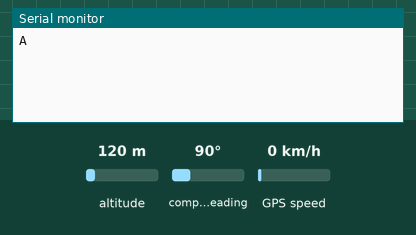
The sketch below on a simulated Arduino Uno, built with avr-gcc and run on an emulated ATmega328P. Parts: the last lines printed to the serial monitor. Inputs (shaded band) come from the test bench; at power-on: altitude 120 m, compass heading 90°, GPS speed 0 km/h. The GPS gets a fix after 3 s at 37.7749, -122.4194 with 8 satellites.

Above: at 1.2 s.
1.3 s: altitude set to 20 m
At 3.9 s:
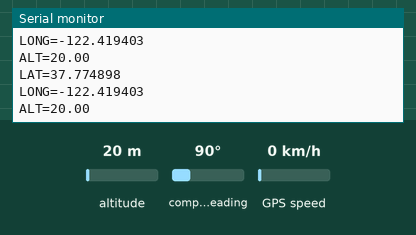
4.5 s: altitude set to 250 m
At 5.9 s:
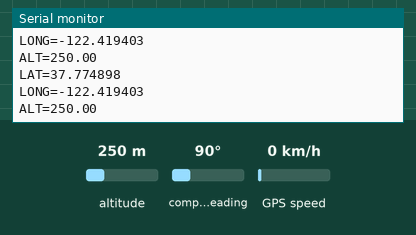

The sketch:

GPS.ino
```cpp
#include <string.h>
#include <TinyGPS++.h>
#include <SoftwareSerial.h>

//float latitude=0;
//float longtitude=0;
//float alt=0;
TinyGPSPlus gps;
SoftwareSerial mySerial(2, 3); // RX, TX

unsigned long time;
boolean SW=false;

void setup() {
 // Open serial communications and wait for port to open:
 Serial.begin(115200);
 while (!Serial) {
 ; // wait for serial port to connect. Needed for native USB port only
 }

 //Serial.println("Goodnight moon!");

 // set the data rate for the SoftwareSerial port
 mySerial.begin(9600);
 //mySerial.println("Hello, world?");
}

void loop() {
  Serial.println("A");
  GPS();
  delay(1000);
}

void GPS() {
  unsigned long k = millis();

  SW = false;
  while (SW == false) {
  //Serial.println(mySerial.available());
  while (mySerial.available() > 0){
    char c = mySerial.read();
    gps.encode(c);

    if (gps.location.isUpdated()){
     Serial.print("LAT="); Serial.println(gps.location.lat(), 6);
     Serial.print("LONG="); Serial.println(gps.location.lng(), 6);
     Serial.print("ALT="); Serial.println(gps.altitude.meters());
     SW = true;
     }
     //Serial.println(millis()-k);
     if (millis()-k>1000) {
      SW = true;
      }
    }
  }
}
```

Measured:
- after the input at 1.3 s, the serial monitor: prints a new line after 1.7 s (image 1)
- after the input at 4.5 s, the serial monitor: prints a new line after 0.62 s (image 2)
